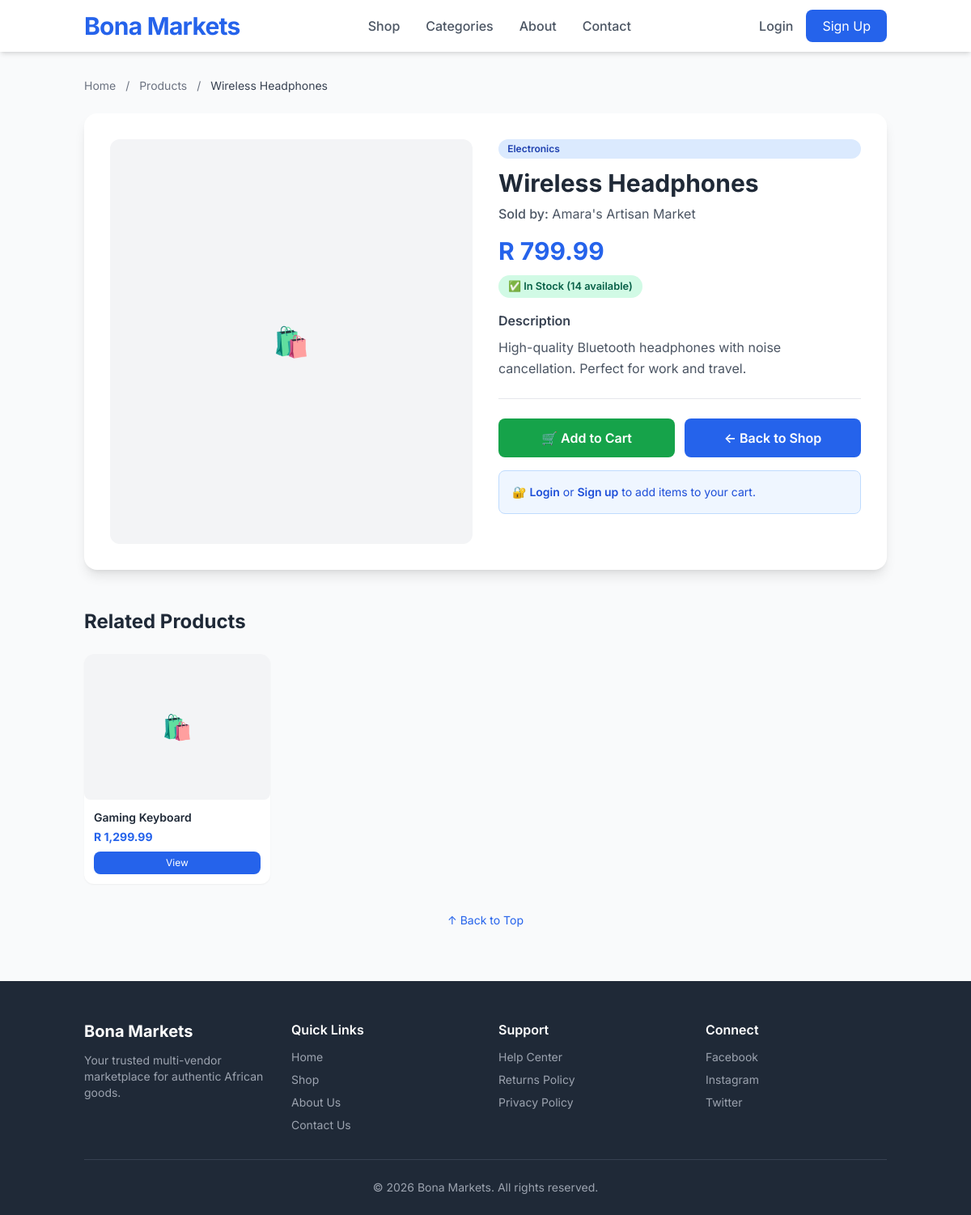
/Public/products/show.php?id=1, run on the app's committed database.
### tables this page shows
CREATE TABLE products (
    id INT AUTO_INCREMENT PRIMARY KEY,
    vendor_id INT NOT NULL,
    category_id INT NULL,
    name VARCHAR(255) NOT NULL,
    description TEXT NULL,
    price DECIMAL(10,2) NOT NULL,
    image_url VARCHAR(500) NULL,
    stock INT DEFAULT 0,
    status ENUM('active', 'draft', 'archived') DEFAULT 'active',
    created_at DATETIME DEFAULT CURRENT_TIMESTAMP,
    FOREIGN KEY (vendor_id) REFERENCES users(id),
    FOREIGN KEY (category_id) REFERENCES categories(id)
);

CREATE TABLE categories (
    id INT AUTO_INCREMENT PRIMARY KEY,
    name VARCHAR(100) UNIQUE NOT NULL
);

CREATE TABLE vendor_profiles (
    id INT AUTO_INCREMENT PRIMARY KEY,
    user_id INT UNIQUE NOT NULL,
    business_name VARCHAR(255) NOT NULL,
    logo_url VARCHAR(500) NULL,
    description TEXT NULL,
    bank_details TEXT NULL,
    approved BOOLEAN DEFAULT 0,
    applied_at DATETIME DEFAULT CURRENT_TIMESTAMP,
    phone VARCHAR(20) NULL,
    city VARCHAR(100) NULL,
    country VARCHAR(100) NULL,
    owner_name VARCHAR(255) NULL,
    FOREIGN KEY (user_id) REFERENCES users(id) ON DELETE CASCADE
);

### Public/products/show.php (the view, shortened to what this page needs)
<?php
$isLoggedIn = isset($_SESSION['user_id']);
$userFullName = $isLoggedIn ? $_SESSION['fullname'] : '';
$userEmail = $isLoggedIn ? $_SESSION['email'] : '';
$userRole = $isLoggedIn ? $_SESSION['role'] : '';
require_once '../../config/database.php';
$productId = (int)$_GET['id'];
$sql = "
    SELECT
        p.*,
        c.name AS category_name,
        vp.business_name AS vendor_name
    FROM products p
    LEFT JOIN categories c ON p.category_id = c.id
    LEFT JOIN vendor_profiles vp ON p.vendor_id = vp.user_id
    WHERE p.id = ? AND p.status = 'active'
";
$stmt = $pdo->prepare($sql);
$stmt->execute([$productId]);
$product = $stmt->fetch(PDO::FETCH_ASSOC);
$related = $pdo->prepare("
    SELECT id, name, image_url, price
    FROM products
    WHERE category_id = ? AND id != ? AND status = 'active'
    LIMIT 4
");
$related->execute([$product['category_id'], $productId]);
$relatedProducts = $related->fetchAll(PDO::FETCH_ASSOC);
?>
<!DOCTYPE html>
<html lang="en">
<head>
    <script src="https://cdn.tailwindcss.com"></script>
</head>
<body class="bg-gray-50">
    <nav class="bg-white shadow-md sticky top-0 z-50">
        <div class="container mx-auto px-4 py-3">
            <div class="flex justify-between items-center">
                <a href="../index.php" class="text-2xl md:text-3xl font-bold text-blue-600 tracking-tight">
                    Bona Markets
                </a>
                <div class="hidden md:flex items-center space-x-8">
                    <a href="../index.php" class="text-gray-600 hover:text-blue-600 font-medium">Shop</a>
                    <a href="index.php" class="text-gray-600 hover:text-blue-600 font-medium">Categories</a>
                    <a href="../about.php" class="text-gray-600 hover:text-blue-600 font-medium">About</a>
                    <a href="../contact.php" class="text-gray-600 hover:text-blue-600 font-medium">Contact</a>
                </div>
                <div class="hidden md:flex items-center space-x-4">
                    <?php if ($isLoggedIn): ?>
                        <?php if ($userRole === 'vendor'): ?>
                            <a href="../vendor/dashboard.php" class="text-gray-600 hover:text-blue-600 font-medium">Vendor Dashboard</a>
                        <?php endif; ?>
                        <?php if ($userRole === 'admin'): ?>
                            <a href="../admin/dashboard.php" class="text-gray-600 hover:text-blue-600 font-medium">Admin Panel</a>
                        <?php endif; ?>
                        <a href="../cart/index.php" class="text-gray-600 hover:text-blue-600 font-medium">Cart 🛒</a>
                        <a href="../orders/index.php" class="text-gray-600 hover:text-blue-600 font-medium">Orders</a>
                        <span class="text-gray-600">👋 <?= htmlspecialchars($userFullName ?: $userEmail) ?></span>
                        <a href="../logout.php" class="text-red-500 hover:text-red-700 font-medium">Logout</a>
                    <?php else: ?>
                        <a href="../login.php" class="text-gray-600 hover:text-blue-600 font-medium">Login</a>
                        <a href="../register.php" class="bg-blue-600 text-white px-5 py-2 rounded-lg hover:bg-blue-700 transition">
                            Sign Up
                        </a>
                    <?php endif; ?>
                </div>
            </div>
        </div>
    </nav>
    <div class="container mx-auto px-4 py-8">
        <nav class="text-sm text-gray-500 mb-6">
            <a href="../index.php" class="hover:text-blue-600">Home</a>
            <span class="mx-2">/</span>
            <a href="index.php" class="hover:text-blue-600">Products</a>
            <span class="mx-2">/</span>
            <span class="text-gray-700"><?= htmlspecialchars($product['name']) ?></span>
        </nav>
        <div class="bg-white rounded-2xl shadow-lg overflow-hidden">
            <div class="grid grid-cols-1 lg:grid-cols-2 gap-8 p-6 md:p-8">
                <div>
                        <?php if (!empty($product['image_url'])): ?>
                            <img src="/Bona-Markets/Public/<?= htmlspecialchars($product['image_url']) ?>"
                                 alt="<?= htmlspecialchars($product['name']) ?>"
                                 class="product-image">
                        <?php else: ?>
                            <div class="product-image flex items-center justify-center bg-gray-100 text-4xl text-gray-300">
                                🛍️
                            </div>
                        <?php endif; ?>
                </div>
                <div class="flex flex-col">
                    <?php if (!empty($product['category_name'])): ?>
                        <span class="category-badge mb-3">
                            <?= htmlspecialchars($product['category_name']) ?>
                        </span>
                    <?php endif; ?>
                    <h1 class="text-2xl md:text-3xl font-bold text-gray-800">
                        <?= htmlspecialchars($product['name']) ?>
                    </h1>
                    <p class="text-gray-600 mt-2">
                        <span class="font-medium">Sold by:</span>
                        <?= htmlspecialchars($product['vendor_name'] ?? 'Bona Vendor') ?>
                    </p>
                    <p class="text-3xl font-bold text-blue-600 mt-4">
                        R <?= number_format($product['price'], 2) ?>
                    </p>
                    <div class="mt-3">
                        <?php if ($product['stock'] > 10): ?>
                            <span class="stock-badge stock-in">✅ In Stock (<?= $product['stock'] ?> available)</span>
                        <?php elseif ($product['stock'] > 0 && $product['stock'] <= 10): ?>
                            <span class="stock-badge stock-low">⚠️ Low Stock (<?= $product['stock'] ?> remaining)</span>
                        <?php else: ?>
                            <span class="stock-badge stock-out">❌ Out of Stock</span>
                        <?php endif; ?>
                    </div>
                    <div class="mt-4">
                        <h3 class="font-semibold text-gray-700 mb-2">Description</h3>
                        <p class="text-gray-600 leading-relaxed">
                            <?= nl2br(htmlspecialchars($product['description'] ?? 'No description available.')) ?>
                        </p>
                    </div>
                    <div class="flex flex-wrap gap-3 mt-6 pt-6 border-t border-gray-200">
                        <?php if ($product['stock'] > 0): ?>
                            <button onclick="if(!<?= $isLoggedIn ? 'true' : 'false' ?>) { showLoginPrompt(event); } else { addToCart(<?= $product['id'] ?>, this); }"
                                    class="flex-1 bg-green-600 text-white px-6 py-3 rounded-lg font-semibold hover:bg-green-700 transition">
                                🛒 Add to Cart
                            </button>
                        <?php else: ?>
                            <button class="flex-1 bg-gray-300 text-gray-500 px-6 py-3 rounded-lg font-semibold cursor-not-allowed" disabled>
                                Out of Stock
                            </button>
                        <?php endif; ?>
                        <a href="index.php"
                           class="flex-1 bg-blue-600 text-white px-6 py-3 rounded-lg font-semibold hover:bg-blue-700 transition text-center">
                            ← Back to Shop
                        </a>
                    </div>
                    <?php if (!$isLoggedIn): ?>
                        <div class="mt-4 p-4 bg-blue-50 border border-blue-200 rounded-lg">
                            <p class="text-blue-700 text-sm">
                                🔐 <a href="../login.php" class="font-semibold hover:underline">Login</a> or
                                <a href="../register.php" class="font-semibold hover:underline">Sign up</a> to add items to your cart.
                            </p>
                        </div>
                    <?php endif; ?>
                </div>
            </div>
        </div>
        <?php if (count($relatedProducts) > 0): ?>
            <div class="mt-12">
                <h2 class="text-2xl font-bold text-gray-800 mb-6">Related Products</h2>
                <div class="grid grid-cols-2 sm:grid-cols-3 md:grid-cols-4 gap-4 md:gap-6">
                    <?php foreach ($relatedProducts as $item): ?>
                        <div class="related-card bg-white rounded-xl shadow-sm overflow-hidden hover:shadow-lg transition">
                            <?php if (!empty($item['image_url'])): ?>
                                <img src="/Bona-Markets/Public/<?= htmlspecialchars($item['image_url']) ?>"
                                     alt="<?= htmlspecialchars($item['name']) ?>"
                                     class="related-image">
                            <?php else: ?>
                                <div class="related-image flex items-center justify-center bg-gray-100 text-3xl text-gray-300">
                                    🛍️
                                </div>
                            <?php endif; ?>
                            <div class="p-3">
                                <h4 class="font-semibold text-sm text-gray-800 truncate">
                                    <?= htmlspecialchars($item['name']) ?>
                                </h4>
                                <p class="text-blue-600 font-bold text-sm mt-1">
                                    R <?= number_format($item['price'], 2) ?>
                                </p>
                                <a href="show.php?id=<?= $item['id'] ?>"
                                   class="block mt-2 text-center bg-blue-600 text-white text-xs py-1.5 rounded-lg hover:bg-blue-700 transition">
                                    View
                                </a>
                            </div>
                        </div>
                    <?php endforeach; ?>
                </div>
            </div>
        <?php endif; ?>
        <div class="text-center mt-8">
            <a href="javascript:void(0)" onclick="window.scrollTo({top:0,behavior:'smooth'})" class="text-blue-600 hover:underline text-sm">↑ Back to Top</a>
        </div>
    </div>
    <footer class="bg-gray-800 text-white pt-12 pb-6 mt-8">
        <div class="container mx-auto px-4">
            <div class="grid grid-cols-1 md:grid-cols-4 gap-8">
                <div>
                    <h3 class="text-xl font-bold mb-3">Bona Markets</h3>
                    <p class="text-gray-400 text-sm">Your trusted multi-vendor marketplace for authentic African goods.</p>
                </div>
                <div>
                    <h4 class="font-semibold mb-3">Quick Links</h4>
                    <ul class="space-y-2 text-gray-400 text-sm">
                        <li><a href="../index.php" class="hover:text-white">Home</a></li>
                        <li><a href="index.php" class="hover:text-white">Shop</a></li>
                        <li><a href="../about.php" class="hover:text-white">About Us</a></li>
                        <li><a href="../contact.php" class="hover:text-white">Contact Us</a></li>
                    </ul>
                </div>
                <div>
                    <h4 class="font-semibold mb-3">Support</h4>
                    <ul class="space-y-2 text-gray-400 text-sm">
                        <li><a href="#" class="hover:text-white">Help Center</a></li>
                        <li><a href="#" class="hover:text-white">Returns Policy</a></li>
                        <li><a href="#" class="hover:text-white">Privacy Policy</a></li>
                    </ul>
                </div>
                <div>
                    <h4 class="font-semibold mb-3">Connect</h4>
                    <ul class="space-y-2 text-gray-400 text-sm">
                        <li><a href="#" class="hover:text-white">Facebook</a></li>
                        <li><a href="#" class="hover:text-white">Instagram</a></li>
                        <li><a href="#" class="hover:text-white">Twitter</a></li>
                    </ul>
                </div>
            </div>
            <div class="border-t border-gray-700 mt-8 pt-6 text-center text-gray-400 text-sm">
                <p>&copy; <?= date('Y') ?> Bona Markets. All rights reserved.</p>
            </div>
        </div>
    </footer>
</body>
</html>

### Public/products/show.php (style rules this page uses)
body { font-family: 'Inter', system-ui, -apple-system, sans-serif; }
.product-image { width: 100%; height: 500px; object-fit: cover; border-radius: 12px; background: #f3f4f6; }
.category-badge { display: inline-block; background: #dbeafe; color: #1e40af; padding: 0.2rem 0.7rem; border-radius: 9999px; font-size: 0.75rem; font-weight: 600; }
.related-card { transition: transform 0.2s ease, box-shadow 0.2s ease; }
.related-image { width: 100%; height: 180px; object-fit: cover; border-radius: 8px; background: #f3f4f6; }
.stock-badge { display: inline-block; padding: 0.25rem 0.75rem; border-radius: 9999px; font-size: 0.8rem; font-weight: 600; }
.stock-in { background: #d1fae5; color: #065f46; }

### data on the page
products: name "Wireless Headphones", category.name "Electronics", vendor_profiles.business_name "Amara's Artisan Market", price "799.99", stock "14", description "High-quality Bluetooth headphones with noise cancellation. Perfect for work and travel."
products: name "Gaming Keyboard", price "1,299.99"
